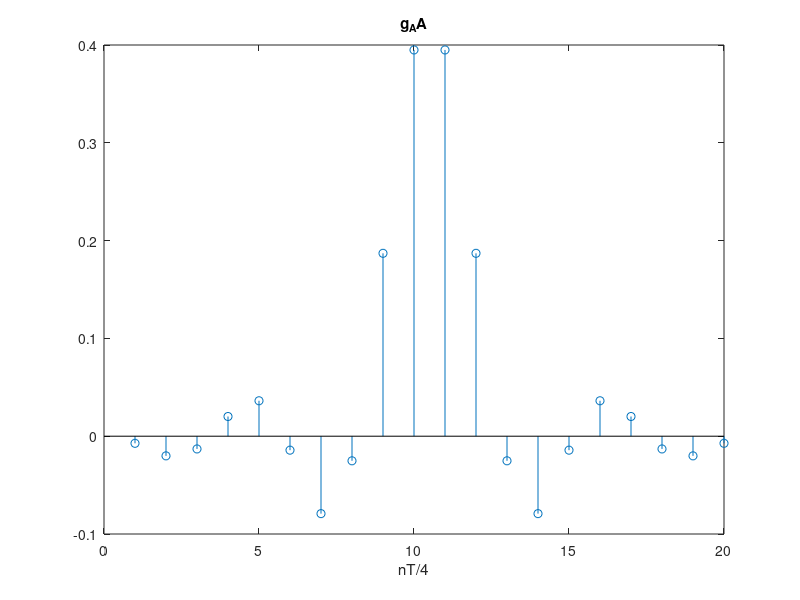

This figure's MATLAB source: (Note: this script raises an error after producing the figure.)
clc; clear all; close all;

%% Load common variable
if ~exist("common.mat", 'file')
    common;
end

load("common.mat");

%% AA filter

Fpass = 0.35;             % Passband Frequency
Fstop = 0.55;             % Stopband Frequency
Dpass = 0.057501127785;   % Passband Ripple
Dstop = 0.0031622776602;  % Stopband Attenuation
dens  = 20;               % Density Factor

% Calculate the order from the parameters using FIRPMORD.
[N, Fo, Ao, W] = firpmord([Fpass, Fstop], [1 0], [Dpass, Dstop]);

% Calculate the coefficients using the FIRPM function.
g_AA  = firpm(N, Fo, Ao, W, {dens});
figure, stem(g_AA), title('g_AA'), xlabel('nT/4')
Hd = dfilt.dffir(g_AA);

F0=2;
r_r = filter(g_AA , 1, r_c(:,3));
figure, stem(r_r(1:100)), title('r_r'), xlabel('nT/4')
s_r=filter(g_AA, 1, s_c);
figure, stem(s_r(1:100)), title('s_r'), xlabel('nT/4')
qg_up = conv(q_c, g_AA);
figure, stem(qg_up), title('convolution of g_AA and q_c'), xlabel('nT/4')
t0_bar = find(qg_up==max(qg_up));
x_prime = downsample(r_r(t0_bar:end), 2);
figure, stem(x_prime(1:100)), title('xprime'), xlabel('nT/2')
x_NN_prime=downsample(s_r(t0_bar:end), 2);
figure, stem(x_NN_prime(1:100)), title('xprime without noise'), xlabel('nT/2')

g_m = flipud(qg_up);

x = filter(g_m,1,x_prime);
x = x(length(g_m):end);
figure, stem(x(1:100)), title('x'), xlabel('nT/2')
x_NN=filter(g_m,1,x_NN_prime);
x = x(length(g_m):end);
figure, stem(x_NN(1:100)), title('x without noise'), xlabel('nT/2')
%scatterplot(x_NN)
h = downsample(conv(qg_up,g_m),2);
figure, stem(h), title('h'), xlabel('nT/2')
h = h.';
r_g = xcorr(conv(g_AA,g_m));
figure, stem(r_g), title('r_g'), xlabel('nT/2')
N0 = (sigma_a * E_qc)/(4*SNR_lin(3));
r_w = N0 * downsample(r_g, 2);
r_w = r_w.';
figure, stem(r_w), title('r_g'), xlabel('nT/2')

N1 = 14;
N2 = 18;

M1 = 9;
D = 1;
M2 = N2 + M1 - 1 - D;

[c, Jmin]= WienerC_frac(h, r_w, sigma_a, M1, M2, D, N1, N2);
figure, stem(c), title('c'), xlabel('nT/2')
psi = filter(c,1, h);
figure, stem(psi), title('psi'), xlabel('nT')
b = -psi(find(psi==max(psi))+1:end); 
figure, stem(b), title('b'), xlabel('nT')
decisions = equalization_DFE(x, c, b, D);
decisions = downsample(decisions(2:end),2);

%detection
[Pe_c, errors] = SER(a(1:length(decisions)), decisions);





